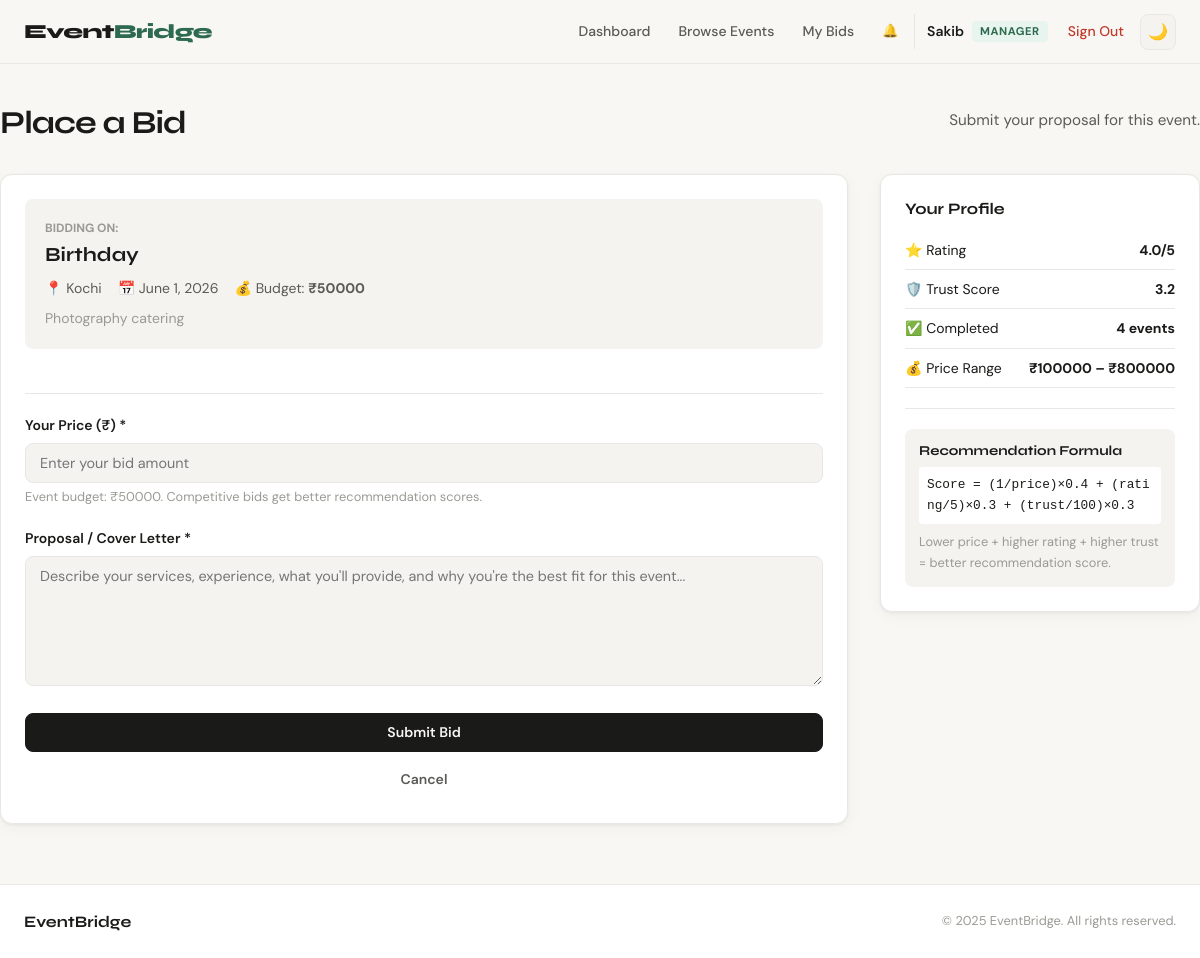
The app's page /bidding/place/20/ (signed in) with its own data.
### apps/users/models.py (models this page shows, shortened)
class CustomUser(AbstractUser):
    ROLE_CHOICES = [
        ('admin', 'Admin'),
        ('customer', 'Customer'),
        ('manager', 'Manager'),
    ]
    role = models.CharField(max_length=20, choices=ROLE_CHOICES, default='customer')
    phone = models.CharField(max_length=20, blank=True)
    city = models.CharField(max_length=100, blank=True)
    def is_manager(self):
        return self.role == 'manager'

class ManagerProfile(models.Model):
    user = models.OneToOneField(
        CustomUser, on_delete=models.CASCADE, related_name='manager_profile'
    )
    bio = models.TextField(blank=True)
    services_offered = models.TextField(help_text="Comma-separated list of services")
    price_min = models.DecimalField(max_digits=10, decimal_places=2, default=0)
    price_max = models.DecimalField(max_digits=10, decimal_places=2, default=0)
    location = models.CharField(max_length=200)
    experience_years = models.PositiveIntegerField(default=0)
    completed_events = models.PositiveIntegerField(default=0)
    cancelled_events = models.PositiveIntegerField(default=0)
    average_rating = models.DecimalField(max_digits=3, decimal_places=2, default=0.00)
    trust_score = models.DecimalField(max_digits=5, decimal_places=2, default=0.00)
    is_available = models.BooleanField(default=True)
    created_at = models.DateTimeField(auto_now_add=True)
    updated_at = models.DateTimeField(auto_now=True)

### apps/events/models.py (models this page shows, shortened)
class Event(models.Model):
    STATUS_CHOICES = [
        ('open', 'Open for Bids'),
        ('in_review', 'Reviewing Bids'),
        ('assigned', 'Manager Assigned'),
        ('in_progress', 'In Progress'),
        ('completed', 'Completed'),
        ('cancelled', 'Cancelled'),
    ]
    organizer = models.ForeignKey(
        settings.AUTH_USER_MODEL,
        on_delete=models.CASCADE,
        related_name='organized_events'
    )
    title = models.CharField(max_length=200)
    description = models.TextField()
    category = models.ForeignKey(Category, on_delete=models.SET_NULL, null=True, related_name='events')
    budget = models.DecimalField(max_digits=10, decimal_places=2)
    location = models.CharField(max_length=200)
    event_date = models.DateField()
    status = models.CharField(max_length=20, choices=STATUS_CHOICES, default='open')
    assigned_manager = models.ForeignKey(
        settings.AUTH_USER_MODEL,
        on_delete=models.SET_NULL,
        null=True, blank=True,
        related_name='assigned_events'
    )
    created_at = models.DateTimeField(auto_now_add=True)
    updated_at = models.DateTimeField(auto_now=True)
    class Meta:
        ordering = ['-created_at']

### apps/bidding/views.py (the view, shortened to what this page needs)
# urls.py: path('place/<int:event_id>/', views.place_bid, name='place_bid'),
@login_required
def place_bid(request, event_id):
    if not request.user.is_manager():
        messages.error(request, 'Only managers can place bids.')
        return redirect('dashboard')
    event = get_object_or_404(Event, pk=event_id, status='open')
    if Bid.objects.filter(event=event, manager=request.user).exists():
        messages.warning(request, 'You have already placed a bid on this event.')
        return redirect('available_events')
    try:
        manager_profile = request.user.manager_profile
    except Exception:
        manager_profile = None
    return render(request, 'bidding/place_bid.html', {
        'event': event,
        'manager_profile': manager_profile,
    })

### templates/bidding/place_bid.html (shortened to what this page needs)
{% extends 'base.html' %}
{% block content %}
<div class="container form-page">
    <div class="page-header">
        <h1>Place a Bid</h1>
        <p class="page-sub">Submit your proposal for this event.</p>
    </div>
    <div class="form-layout">
        <div class="form-main">
            <div class="card form-card">
                <div class="bid-event-summary">
                    <div class="bes-label">Bidding on:</div>
                    <h2 class="bes-title">{{ event.title }}</h2>
                    <div class="bes-meta">
                        <span>📍 {{ event.location }}</span>
                        <span>📅 {{ event.event_date }}</span>
                        <span>💰 Budget: <strong>₹{{ event.budget|floatformat:0 }}</strong></span>
                    </div>
                    <p class="bes-desc">{{ event.description|truncatechars:200 }}</p>
                </div>
                <hr class="divider">
                <form method="post">
                    <div class="form-group">
                        <label class="form-label">Your Price (₹) *</label>
                        <input type="number" name="price" class="form-control" placeholder="Enter your bid amount"
                            min="1" step="1" max="{{ event.budget }}" required>
                        <span class="form-hint">Event budget: ₹{{ event.budget|floatformat:0 }}. Competitive bids get better recommendation scores.</span>
                    </div>
                    <div class="form-group">
                        <label class="form-label">Proposal / Cover Letter *</label>
                        <textarea name="proposal" class="form-control" rows="6"
                            placeholder="Describe your services, experience, what you'll provide, and why you're the best fit for this event..." required></textarea>
                    </div>
                    <button type="submit" class="btn btn-primary btn-full">Submit Bid</button>
                    <a href="{% url 'available_events' %}" class="btn btn-ghost btn-full" style="margin-top:8px">Cancel</a>
                </form>
            </div>
        </div>
        {% if manager_profile %}
        <div class="form-sidebar">
            <div class="card sidebar-profile">
                <h3>Your Profile</h3>
                <div class="profile-stat">
                    <span>⭐ Rating</span>
                    <strong>{{ manager_profile.average_rating|floatformat:1 }}/5</strong>
                </div>
                <div class="profile-stat">
                    <span>🛡️ Trust Score</span>
                    <strong>{{ manager_profile.trust_score|floatformat:1 }}</strong>
                </div>
                <div class="profile-stat">
                    <span>✅ Completed</span>
                    <strong>{{ manager_profile.completed_events }} events</strong>
                </div>
                <div class="profile-stat">
                    <span>💰 Price Range</span>
                    <strong>₹{{ manager_profile.price_min|floatformat:0 }} – ₹{{ manager_profile.price_max|floatformat:0 }}</strong>
                </div>
                <hr class="divider">
                <div class="rec-formula-box">
                    <h4>Recommendation Formula</h4>
                    <code class="formula">Score = (1/price)×0.4 + (rating/5)×0.3 + (trust/100)×0.3</code>
                    <p>Lower price + higher rating + higher trust = better recommendation score.</p>
                </div>
            </div>
        </div>
        {% endif %}
    </div>
</div>
{% endblock %}

### templates/base.html (shortened to what this page needs)
<!DOCTYPE html>
<html lang="en" data-theme="light">
<head>
    <link rel="stylesheet" href="/static/css/main.css">
</head>
<body>
<nav class="navbar">
    <div class="nav-inner">
        <a href="/" class="nav-logo">Event<span>Bridge</span></a>
        <div class="nav-links">
            {% if user.is_authenticated %}
                {% if user.role == 'customer' %}
                    <a href="{% url 'customer_dashboard' %}" class="nav-link">Dashboard</a>
                    <a href="{% url 'my_events' %}" class="nav-link">My Events</a>
                    <a href="{% url 'create_event' %}" class="nav-link nav-cta">+ New Event</a>
                {% elif user.role == 'manager' %}
                    <a href="{% url 'manager_dashboard' %}" class="nav-link">Dashboard</a>
                    <a href="{% url 'available_events' %}" class="nav-link">Browse Events</a>
                    <a href="{% url 'my_bids' %}" class="nav-link">My Bids</a>
                {% else %}
                    <a href="{% url 'admin_dashboard' %}" class="nav-link">Admin Panel</a>
                    <a href="{% url 'manage_users' %}" class="nav-link">Users</a>
                    <a href="{% url 'all_events_admin' %}" class="nav-link">Events</a>
                    <a href="{% url 'manage_categories' %}" class="nav-link">Categories</a>
                {% endif %}
                <a href="{% url 'notifications' %}" class="nav-link notif-link">
                    🔔 <span id="notif-badge" class="notif-badge hidden">0</span>
                </a>
                <div class="nav-user">
                    <span class="user-name">{{ user.first_name|default:user.username }}</span>
                    <span class="user-role-badge role-{{ user.role }}">{{ user.role }}</span>
                    <a href="{% url 'logout' %}" class="nav-link logout-btn">Sign Out</a>
                </div>
            {% else %}
                <a href="{% url 'login' %}" class="nav-link">Sign In</a>
                <a href="{% url 'register_customer' %}" class="nav-link nav-cta">Get Started</a>
            {% endif %}
            <button class="theme-toggle" id="themeToggle" title="Toggle dark mode">🌙</button>
        </div>
    </div>
</nav>
<div class="content-wrap">
    {% block content %}{% endblock %}
</div>
<footer class="footer">
    <div class="footer-inner">
        <span class="footer-brand">Event<strong>Bridge</strong></span>
        <span class="footer-copy">© 2025 EventBridge. All rights reserved.</span>
    </div>
</footer>
</body>
</html>

### records on screen
CustomUser: first_name "Sakib", role "MANAGER"
Event: title "Birthday", location "Kochi", event_date "June 1, 2026", budget "50000", description "Photography catering"
ManagerProfile: average_rating "4.0", trust_score "3.2", completed_events "4", price_min "100000", price_max "800000"
